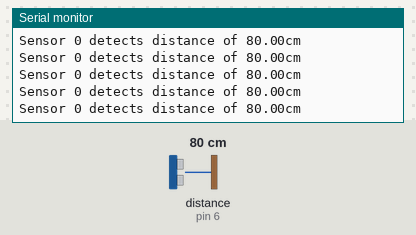
Bench run of a sketch on a simulated Arduino Uno, built with avr-gcc and run on an emulated ATmega328P. On the bench: the last lines printed to the serial monitor. The test bench sets the inputs (shaded band); at power-on: distance to the obstacle (sensor on pin 6) 80 cm. The echo pulse lasts 58.3 µs per cm.

Above: at 1.2 s.
1.3 s: distance to the obstacle (sensor on pin 6) set to 2 cm
At 1.32 s:
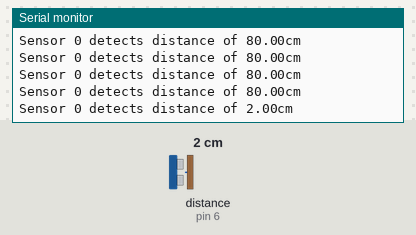
4.3 s: distance to the obstacle (sensor on pin 6) set to 4 cm
At 4.33 s:
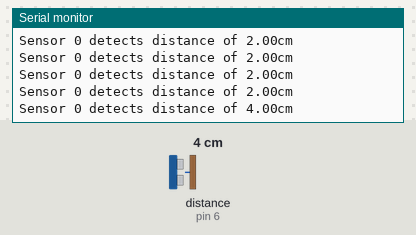
7.3 s: distance to the obstacle (sensor on pin 6) set to 18 cm
At 7.35 s:
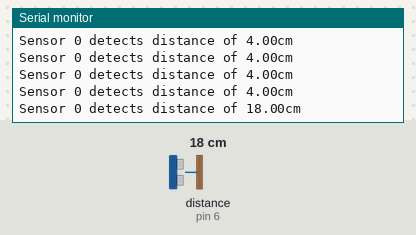
10.3 s: distance to the obstacle (sensor on pin 6) set to 120 cm
At 10.4 s:
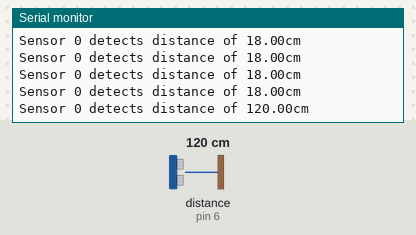
16.3 s: distance to the obstacle (sensor on pin 6) set to 60 cm
At 16.35 s:
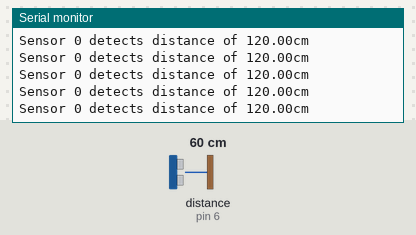
19.3 s: distance to the obstacle (sensor on pin 6) set to 250 cm
At 19.4 s:
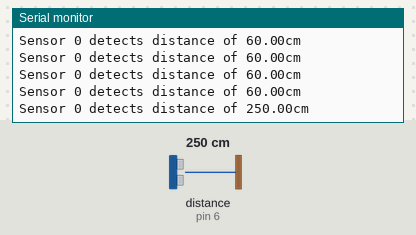
Timing chart, 0 to 22.3 s (numbered marks = the images above; inputs shaded):
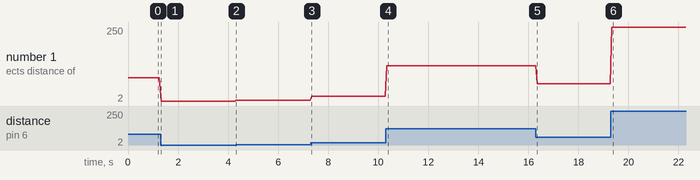

The sketch:

EO_testing_script.ino
```cpp
#include <HCSR04.h>

int n = 1;
HCSR04 hc(2, new int[n]{6}, n); // class HCSR04 (trig pin, echo pin, number of sensor)

void setup()
{ Serial.begin(9600); }

void loop()
{
    for (int i = 0; i < n; i++ ) {
      Serial.print("Sensor ");
      Serial.print(i);
      Serial.print(" detects distance of ");
      Serial.print( hc.dist(i) ); //return curent distance in cm
      Serial.println("cm");
    }
    delay(60); // suggested 60ms sampling
}
```

Measured:
- after the input at 1.3 s, the serial monitor: prints a new line at once (image 1)
- after the input at 4.3 s, the serial monitor: prints a new line at once (image 2)
- after the input at 7.3 s, the serial monitor: prints a new line at once (image 3)
- after the input at 10.3 s, the serial monitor: prints a new line at once (image 4)
- after the input at 19.3 s, the serial monitor: prints a new line at once (image 6)
- plotted number 1: 80 → 2 after the input at 1.3 s, 2 → 4 after the input at 4.3 s, 4 → 18 after the input at 7.3 s, 18 → 120 after the input at 10.3 s, 120 → 60 after the input at 16.3 s
